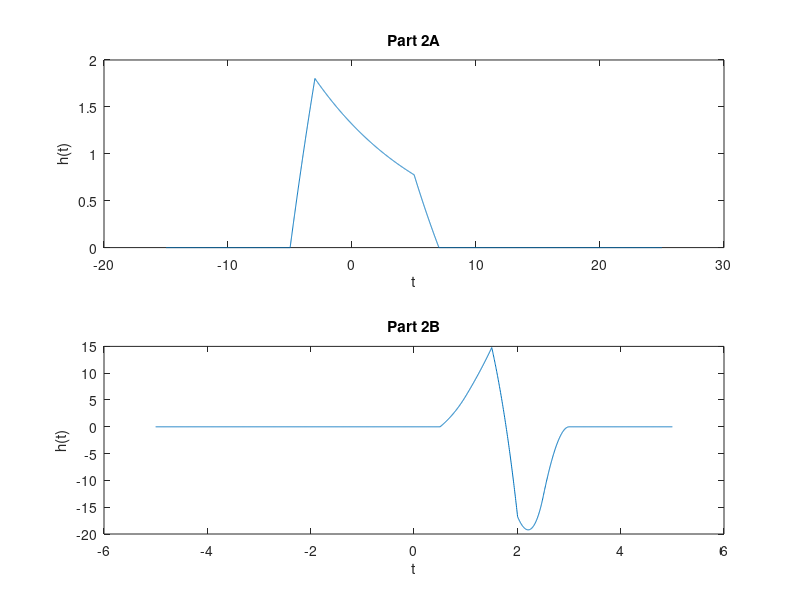
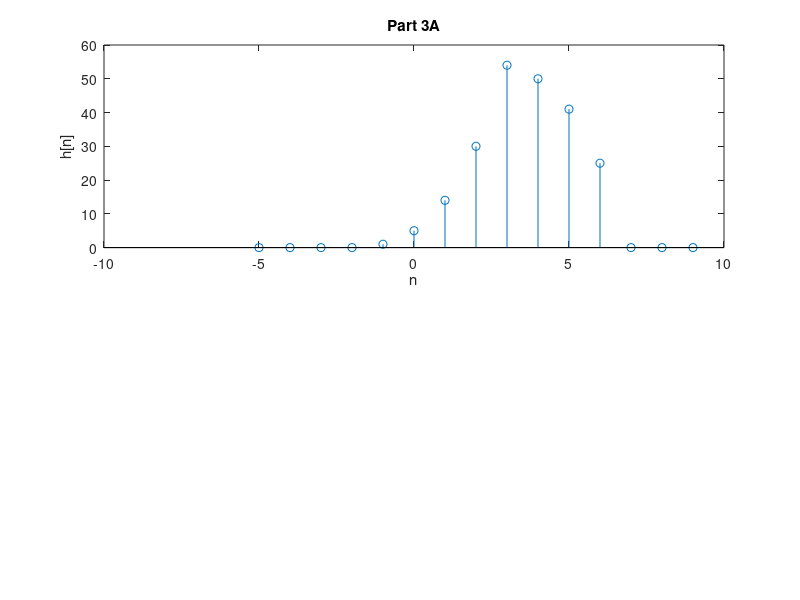
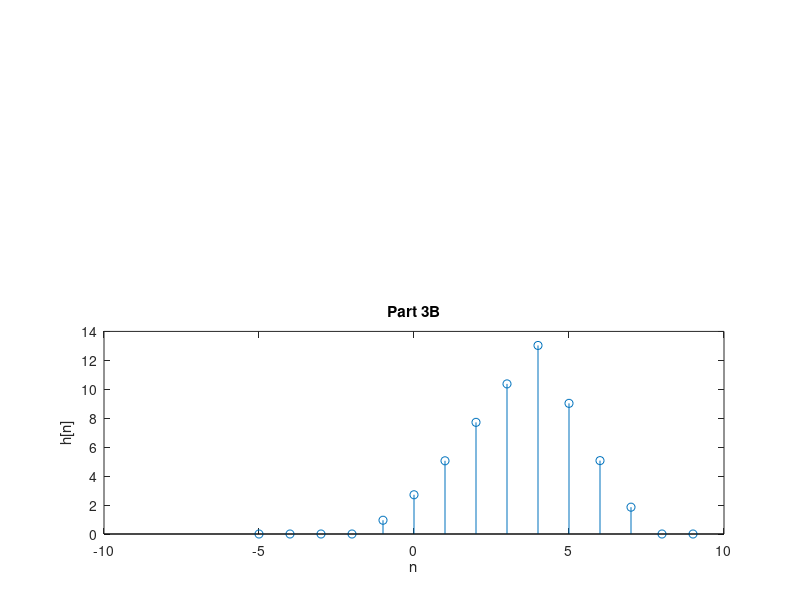
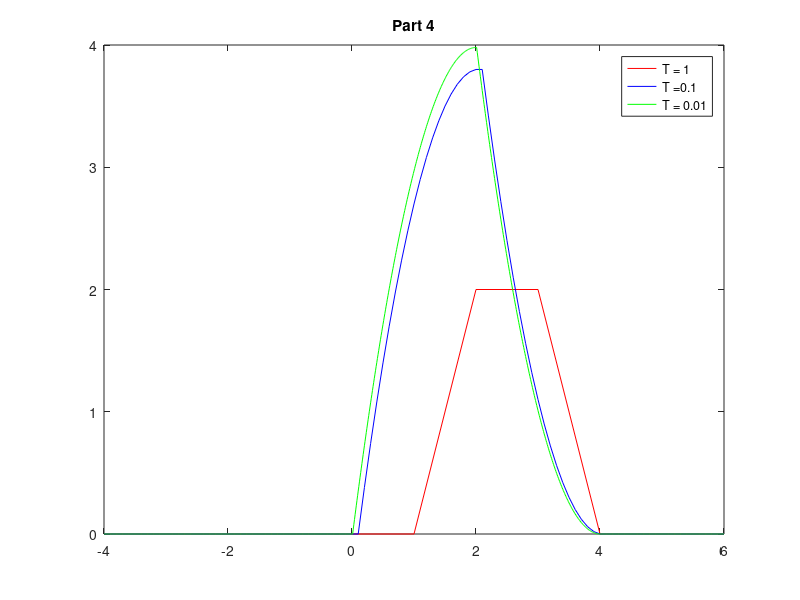

Reproduce these figures in MATLAB, in order.
%Roxanne Jassawalla
%EGRE 335
%10/23/2016

close all;
clear all;
%% part2
%a
 time = (-5:0.01:15);
 z = zeros(1,2001);
for p = 1:2001, 
    if time(p) <= 0 
    z(p) = 0;
        elseif time(p) <= 2
            z(p)= 1;
    else 
        z(p)= 0;
        
    end
end
 c = zeros(1,2001);
for p = 1:2001,
    if time(p) <= 0 
   c(p) = 0;
        elseif time(p) <= 10
            c(p)= 0.9^time(p);
            else 
        c(p)= 0;
    end
end
 
ans = conv(c,z)*.01

figure('Name', '1');
subplot(2,1,1);
time = (-15:0.01:25);
plot(time,ans)
title('Part 2A');
xlabel('t');
ylabel('h(t)');

%b
 time = (-5:0.01:5);
 z = zeros(1,1001);
    for p = 1:1001, 
         if time(p) <= -1  
    z(p) = 0;
             elseif time(p) <= 0
            z(p)= 1;
        elseif time(p) <= 1
            z(p)= 1 - time(p)
    else 
        z(p)= 0;
        
    end
end
 c = zeros(1,1001);
for p = 1:1001, 
    if time(p) <= 2  
    c(p) = 0;
        elseif time(p) <= 4
            c(p)= 2^(time(p));
    else
         c(p)= -2^(time(p));
   
       
    end
end
ans = conv(c,z)*.01
subplot(2,1,2);
time = (-5:0.005:5);
plot(time,ans)
title('Part 2B');
xlabel('t');
ylabel('h(t)');

%% Part 3 
%a
 array =(-1:1:6);
 z = zeros(1,8);
   for p = 1:8, 
         if array(p) <= 0 
    z(p) = 0;
            elseif array(p) <= 4
            z(p) = 1;
         else 
        z(p)= 0;
        
    end
end
 c = zeros(1,8);
for p = 1:8,
    if array(p) <= 0 
   c(p) = 0;
        elseif array(p) <= 5
            c(p)= array(p)^2;
    else 
        c(p)= 0;
    end
end
ans = conv(c,z)*1
figure('Name', '2');
subplot(2,1,1);
array =(-5:1:9);
stem(array,ans)
title('Part 3A');
xlabel('n');
ylabel('h[n]');

%b
 array =(-1:1:6);
 z = zeros(1,8);
for p = 1:8, 
    if array(p) <= 0 
    z(p) = 0;
        else
            z(p) = array(p);     
    end
end
 c = zeros(1,8);
for p = 1:8,
    if array(p) <= 0 
   c(p) = 0;
        elseif array(p) <= 5
            c(p)= cos(array(p)*pi/10);
    else 
        c(p)= 0;
    end
end
ans = conv(c,z)*1
figure('Name', '2');
subplot(2,1,2);
array =(-5:1:9);
stem(array,ans)
title('Part 3B');
xlabel('n');
ylabel('h[n]');

%% Part 4

time = (-2:1:3);
z = zeros(1,6);
for  p = 1:6,
    if time(p) <= 0
      z(p) = 0;
        elseif time(p) <= 2
        z(p) = 2;
    else
        z(p) = 0;
    end 
end

b = zeros(1,6);
for p = 1:6,
    if time(p) <= 0
        b(p) = 0;
        elseif time(p) <= 2
        b(p) = 2-(time(p));
    else
        b(p) = 0;
    end 
end

ans = conv(b,z)*1;
figure('Name', '3');
time = (-4:6);
plot(time,ans,'r')
hold on;

%b
time = (-2:0.1:3);
z = zeros(1,51);
for p = 1:51,
    if time(p) <= 0
        z(p) = 0;
        elseif time(p) <=2
            z(p) = 2;
    else 
        z(p) = 0;
    end
end

b = zeros(1,51);
for p = 1:51,
    if time(p) <= 0
        b(p) = 0;
       elseif time(p) <=2
        b(p) = 2-(time(p));
    else
        b(p) = 0;
    end
end
ans = conv(b,z)*.1;
time = (-4:0.1:6);
plot(time,ans, 'b')
hold on;

%c
time = (-2:0.01:3);
z = zeros(1,501);
for p= 1:501,
    if time(p) <= 0
        z(p) = 0;
        elseif time(p) <= 2
        z(p) = 2;
    else
        z(p) = 0;
    end
end
b = zeros(1,501);
for p = 1:501,
    if time(p) <= 0
        b(p) = 0;
        elseif time(p) <= 2
        b(p) = 2-(time(p));
    else 
            b(p) = 0;
    end 
end
ans = conv(b,z)*0.01;
time = (-4:0.01:6);
plot(time,ans,'g')
hold on;
title('Part 4')
legend('T = 1', 'T =0.1', 'T = 0.01')

%% Part 5
time = (-5:0.01:5);
z = 0.5 + 0.5*sawtooth(pi*time,0.5);
figure('Name', '4');
plot(time,z)
title('Part 5');
xlabel('time');
ylabel('x(t)');

%% Part 6

array = (1:11);
w = (0:pi:11*pi);
time = (-2:0.01:2);
ck = (((-1).^array)-1)./((array*pi).^2);
c = 0.5;
z = zeros(1,12);
for i = 1:12,
    for i = 1:12,
        if i == 1
            z(i) = c;
            else 
            z(i) = ck(i-1);
        end
    end
end
    figure('Name', '6');
    subplot(2,1,1)
    stem(w,abs(z));
    title('Part 6: |ck|')
    subplot(2,1,2);
    stem(w, angle(z));
    title('Part 6: angle ck')
    
    %% Part 7
 array = (1:11);
 w = (0:pi:11*pi);
 time = (-2:0.01:2);
 ck = (((-1).^array)-1)./((array*pi).^2);
 c = 0.5;
 a = c;
 ak = 2.*ck;
 bk = 2.*ck.*(-1j);
 ans = zeros(1,12);
 for i = 1:12.
     if i == 1
         ans(i)= a;
         else 
         ans(i) = ak(i-1);
     end
 end
z = 0.5+0.5*sawtooth(pi*time,0.5);
 figure('Name','6');
 plot(time,z,'r');
 hold on
 z = zeros(1,401);
 for i = 1
     z = z+ans(i)*exp(1j*w(i)*time);
 end
 plot(time,real(z),'m');
 hold on;
 z = zeros(1,401);
 for i = 1:3
     z= z + ans(i)*exp(1j*w(i)*time);
 end
 plot(time,real(z),'g');
 hold on;
 z = zeros(1,401);
 for i = 1:10
     z = z+ans(i)*exp(1j*w(i)*time);
 end
 plot(time,real(z),'b');
 hold on;
 title('Part 7')
 legend('x(t)','one term fourier series','three term fourier series','ten term fourier series')

 %% Part 8
 array = (1:11);
 ck = (((-1).^array)-1)./((array*pi).^2);
 ak = 2.*ck;
 time = (-1:0.001:1);
 ans = zeros(1,11);
 z = 0.5+0.5*sawtooth(pi*time,0.5);
 for i = 1:11,
     ans(i) = trapz(time,z.*cos(i.*pi.*time));
 end
 difference = ak-ans;
 Final ='Exact Value Approximation Difference';
 disp(Final)
 finish=[ak' ans' difference'];
 disp(finish)
    








